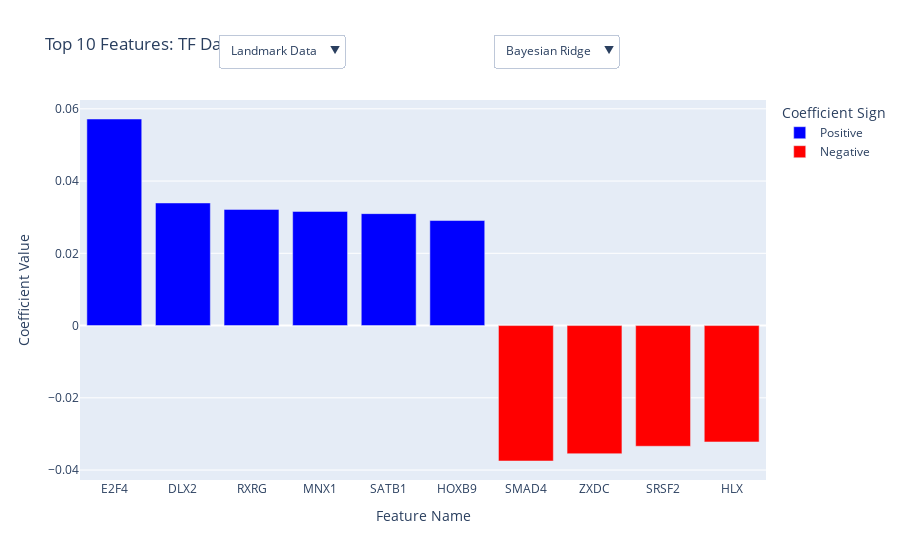

Here is the notebook cell this chart was saved with:
### Markdown cell above
## Baseline Model Training and Evaluation

In this step, we train a series of **linear regression models** on both the **TF Data** and **Gene Data** feature sets to establish baseline performance. This serves as a foundational benchmark for assessing the predictive capability of simpler models before progressing to more complex techniques in later phases.

### 1. **Regression Models**
We evaluate the following linear regression models, each offering unique characteristics to handle different data distributions and complexities:
- **Linear Regression**: A simple baseline for comparison.
- **Ridge Regression**: Adds L2 regularization to handle multicollinearity and prevent overfitting.
- **Lasso Regression**: Adds L1 regularization for feature selection and sparsity.
- **Elastic Net Regression**: Combines L1 and L2 regularization for a balanced approach.
- **Bayesian Ridge Regression**: Incorporates Bayesian inference to capture uncertainty in predictions.
- **Huber Regression**: Robust to outliers in the data.


### 2. **Feature Sets**
We use two datasets to train the models:
- **TF Data**: Features derived from transcriptomics (transcription factor) data.
- **Gene Data**: Features derived from the full gene expression dataset.

The models are trained on the respective training datasets, and their performance is evaluated on the test datasets.

### 3. **Evaluation Metrics**
To comprehensively assess model performance, we calculate the following metrics:
- **R² Score**: Measures the proportion of variance explained by the model.
- **Mean Squared Error (MSE)**: Quantifies the average squared difference between predicted and actual values.
- **Mean Absolute Error (MAE)**: Measures the average absolute difference between predicted and actual values.
- **Pearson Correlation Coefficient**: Assesses the linear relationship between predictions and true values.
- **Weighted Score**: Combines R² and Pearson correlation into a single, weighted metric for better interpretability.

### 4. **Visualization of Results**
We use interactive **Plotly** visualizations to interpret the results and compare model performance:

#### Bar Plots
- **Weighted Score by Model**: Compares the performance of different regression models across both feature sets.
- **Weighted Score by Feature Set**: Highlights how the TF Data and Gene Data compare in terms of predictive performance for each model.

#### Box Plot
- **Weighted Score Distribution**: Visualizes the spread of Weighted Scores for the TF Data and Gene Data feature sets, providing insights into variability and reliability.

### Code Highlights
1. **Training and Evaluation Pipeline**:
   - The `ModelPipeline` class modularizes model training, evaluation, and visualization for better code maintainability.
   - Each model is trained and evaluated with a cross-validation strategy using the configured number of folds (`cv`).

2. **Coefficient Analysis**:
   - We analyze the coefficients of trained models to understand feature importance and their contributions to predictions.

3. **Interactive Visualizations**:
   - Bar and box plots provide an intuitive comparison of model performance across feature sets and models.
   - The use of colors and interactivity enables deeper exploration of results.

---

### Insights from this Step
By comparing the performance of simple regression models, we can:
1. Identify the strengths and limitations of each feature set (TF vs. Gene).
2. Establish a clear baseline against which we can compare more complex models in later phases.
3. Gain an understanding of the most predictive features for tumor viability.

This step concludes the first phase of the project, providing a solid benchmark for future model development and experimentation.

### Code cell
## Train and Evaluate Linear Models
# Define models
models = {
    "Linear": (LinearRegression()),
    "Ridge": (RidgeCV(alphas=[0.01, 0.1, 1.0, 10.0], cv=5)),
    "Lasso": (LassoCV(alphas=[0.01, 0.1, 1.0, 10.0], cv=5)),
    "Elastic Net": (
        ElasticNetCV(l1_ratio=[0.2, 0.4, 0.6, 0.8], alphas=[0.01, 0.1, 1.0, 10.0], cv=5)
    ),
    "Bayesian Ridge": (BayesianRidge()),
    "Huber": (HuberRegressor()),
}

# Define feature sets
feature_sets = {
    "TF Data": (X_tf_train, y_tf_train, X_tf_test, y_tf_test),
    "Landmark Data": (X_landmark_train, y_landmark_train, X_landmark_test, y_landmark_test),
    # "Gene Data": (X_gene_train, y_gene_train, X_gene_test, y_gene_test),
}

weighted_scorer = make_scorer(weighted_score_func, greater_is_better=True)

pipeline = ModelPipeline(models, feature_sets, scoring=weighted_scorer, cv=config["training"]["cv_folds"])
pipeline.train_and_evaluate()
results_df = pipeline.get_results()
pipeline.visualize_coefficients(top_n=10, save_path="../assets/figures/Phase 1/Linear_Model_Coefficients.html")

### Figure 1 — Plotly figure (JSON) as saved in the notebook; plotly's stock layout.template omitted (floating-point values rounded to 4 significant figures)
{"data": [{"marker": {"color": "blue"}, "name": "Positive", "showlegend": true, "type": "bar", "visible": true, "x": ["E2F4", "DLX2", "RXRG", "MNX1", "SATB1", "HOXB9"], "y": [0.05718, 0.03394, 0.03216, 0.0316, 0.03099, 0.02908]}, {"marker": {"color": "red"}, "name": "Negative", "showlegend": true, "type": "bar", "visible": true, "x": ["SMAD4", "ZXDC", "SRSF2", "HLX"], "y": [-0.03749, -0.03547, -0.03341, -0.03222]}, {"marker": {"color": "blue"}, "name": "Positive", "showlegend": true, "type": "bar", "visible": false, "x": ["E2F4", "DLX2", "RXRG", "SATB1", "MNX1"], "y": [0.05449, 0.03132, 0.03026, 0.02963, 0.02887]}, {"marker": {"color": "red"}, "name": "Negative", "showlegend": true, "type": "bar", "visible": false, "x": ["SMAD4", "ZXDC", "SRSF2", "HLX", "NFE2L3"], "y": [-0.03534, -0.03242, -0.03228, -0.03047, -0.02742]}, {"marker": {"color": "blue"}, "name": "Positive", "showlegend": true, "type": "bar", "visible": false, "x": ["E2F4", "HDAC1", "RCOR2", "SATB1", "KMT2B"], "y": [0.04597, 0.0121, 0.008536, 0.008499, 0.006272]}, {"marker": {"color": "red"}, "name": "Negative", "showlegend": true, "type": "bar", "visible": false, "x": ["CREB1", "RB1", "FOXO3", "HBP1", "ZNF382"], "y": [-0.0167, -0.01229, -0.01163, -0.01101, -0.005656]}, {"marker": {"color": "blue"}, "name": "Positive", "showlegend": true, "type": "bar", "visible": false, "x": ["E2F4", "HDAC1", "ESRRG", "HDAC5", "SATB1"], "y": [0.03695, 0.01449, 0.01311, 0.01199, 0.01158]}, {"marker": {"color": "red"}, "name": "Negative", "showlegend": true, "type": "bar", "visible": false, "x": ["CREB1", "ABL1", "PRDM2", "RUNX2", "RB1"], "y": [-0.01721, -0.01207, -0.01151, -0.01069, -0.01062]}, {"marker": {"color": "blue"}, "name": "Positive", "showlegend": true, "type": "bar", "visible": false, "x": ["E2F4", "HDAC1", "SATB1", "HOXB7", "ESRRG", "HDAC5", "PML"], "y": [0.01192, 0.009621, 0.009383, 0.00924, 0.00904, 0.008601, 0.008217]}, {"marker": {"color": "red"}, "name": "Negative", "showlegend": true, "type": "bar", "visible": false, "x": ["CREB1", "PRDM2", "NFE2L3"], "y": [-0.01107, -0.009293, -0.008855]}, {"marker": {"color": "blue"}, "name": "Positive", "showlegend": true, "type": "bar", "visible": false, "x": ["E2F4", "DLX2", "RXRG", "MNX1", "HDAC5"], "y": [0.0351, 0.02445, 0.02161, 0.02053, 0.01866]}, {"marker": {"color": "red"}, "name": "Negative", "showlegend": true, "type": "bar", "visible": false, "x": ["ZXDC", "SMAD4", "NFE2L3", "IRF1", "NEUROD1"], "y": [-0.02496, -0.02253, -0.02113, -0.02111, -0.01869]}, {"marker": {"color": "blue"}, "name": "Positive", "showlegend": true, "type": "bar", "visible": false, "x": ["ACAT2", "CASP3", "BDH1", "EGR1"], "y": [102800000000.0, 29620000000.0, 24850000000.0, 23370000000.0]}, {"marker": {"color": "red"}, "name": "Negative", "showlegend": true, "type": "bar", "visible": false, "x": ["ABL1", "ANXA7", "CD44", "BAD", "EIF4G1", "EPB41L2"], "y": [-122200000000.0, -39740000000.0, -28820000000.0, -23370000000.0, -23150000000.0, -21880000000.0]}, {"marker": {"color": "blue"}, "name": "Positive", "showlegend": true, "type": "bar", "visible": false, "x": ["PMAIP1", "INTS3", "WASHC4", "ARHGEF2"], "y": [0.01512, 0.01461, 0.0143, 0.01347]}, {"marker": {"color": "red"}, "name": "Negative", "showlegend": true, "type": "bar", "visible": false, "x": ["GRWD1", "NOL3", "TMEM97", "TCTN1", "TOMM34", "RAI14"], "y": [-0.02493, -0.01526, -0.01508, -0.01431, -0.01425, -0.01284]}, {"marker": {"color": "blue"}, "name": "Positive", "showlegend": true, "type": "bar", "visible": false, "x": ["SIRT3", "WASHC4", "ABCF3", "CDC42", "INTS3"], "y": [0.01429, 0.01334, 0.01003, 0.009684, 0.008959]}, {"marker": {"color": "red"}, "name": "Negative", "showlegend": true, "type": "bar", "visible": false, "x": ["GRWD1", "TMEM97", "NOL3", "OXCT1", "LRRC41"], "y": [-0.02177, -0.02123, -0.01875, -0.01037, -0.008989]}, {"marker": {"color": "blue"}, "name": "Positive", "showlegend": true, "type": "bar", "visible": false, "x": ["WASHC4", "SIRT3", "INTS3", "ABCF3"], "y": [0.01355, 0.01157, 0.01076, 0.009964]}, {"marker": {"color": "red"}, "name": "Negative", "showlegend": true, "type": "bar", "visible": false, "x": ["GRWD1", "TMEM97", "NOL3", "CISD1", "FKBP4", "OXCT1"], "y": [-0.02458, -0.01896, -0.01583, -0.009553, -0.009474, -0.009306]}, {"marker": {"color": "blue"}, "name": "Positive", "showlegend": true, "type": "bar", "visible": false, "x": ["WASHC4", "PMAIP1", "INTS3", "SIRT3"], "y": [0.01024, 0.009792, 0.008759, 0.008115]}, {"marker": {"color": "red"}, "name": "Negative", "showlegend": true, "type": "bar", "visible": false, "x": ["GRWD1", "TMEM97", "NOL3", "RAI14", "TOMM34", "CISD1"], "y": [-0.0186, -0.01209, -0.01039, -0.009113, -0.008671, -0.008109]}, {"marker": {"color": "blue"}, "name": "Positive", "showlegend": true, "type": "bar", "visible": false, "x": ["WASHC4", "SIRT3", "INTS3", "PMAIP1", "ARHGEF2", "CDKN1A"], "y": [0.01063, 0.01019, 0.009844, 0.00915, 0.008711, 0.008367]}, {"marker": {"color": "red"}, "name": "Negative", "showlegend": true, "type": "bar", "visible": false, "x": ["GRWD1", "RAI14", "NOL3", "TMEM97"], "y": [-0.01295, -0.01196, -0.01064, -0.01018]}], "layout": {"legend": {"title": {"text": "Coefficient Sign"}}, "title": {"text": "Top 10 Features: TF Data - Linear"}, "updatemenus": [{"buttons": [{"args": [{"visible": [false, false, false, false, false, false, false, false, false, false, false, false, false, false, false, false, false, false, false, false, true, true, false, false]}, {"title": "Top 10 Features: Landmark Data - Bayesian Ridge"}], "label": "Landmark Data", "method": "update"}, {"args": [{"visible": [false, false, false, false, false, false, false, false, true, true, false, false, false, false, false, false, false, false, false, false, false, false, false, false]}, {"title": "Top 10 Features: TF Data - Bayesian Ridge"}], "label": "TF Data", "method": "update"}], "direction": "down", "name": "Feature Set", "pad": {"r": 10, "t": 10}, "showactive": true, "x": 0.3, "xanchor": "center", "y": 1.2, "yanchor": "top"}, {"buttons": [{"args": [{"visible": [false, false, false, false, false, false, false, false, true, true, false, false, false, false, false, false, false, false, false, false, false, false, false, false]}, {"title": "Top 10 Features: TF Data - Bayesian Ridge"}], "label": "Bayesian Ridge", "method": "update"}, {"args": [{"visible": [false, false, false, false, false, false, true, true, false, false, false, false, false, false, false, false, false, false, false, false, false, false, false, false]}, {"title": "Top 10 Features: TF Data - Elastic Net"}], "label": "Elastic Net", "method": "update"}, {"args": [{"visible": [false, false, false, false, false, false, false, false, false, false, true, true, false, false, false, false, false, false, false, false, false, false, false, false]}, {"title": "Top 10 Features: TF Data - Huber"}], "label": "Huber", "method": "update"}, {"args": [{"visible": [false, false, false, false, true, true, false, false, false, false, false, false, false, false, false, false, false, false, false, false, false, false, false, false]}, {"title": "Top 10 Features: TF Data - Lasso"}], "label": "Lasso", "method": "update"}, {"args": [{"visible": [true, true, false, false, false, false, false, false, false, false, false, false, false, false, false, false, false, false, false, false, false, false, false, false]}, {"title": "Top 10 Features: TF Data - Linear"}], "label": "Linear", "method": "update"}, {"args": [{"visible": [false, false, true, true, false, false, false, false, false, false, false, false, false, false, false, false, false, false, false, false, false, false, false, false]}, {"title": "Top 10 Features: TF Data - Ridge"}], "label": "Ridge", "method": "update"}], "direction": "down", "name": "Model Type", "pad": {"r": 10, "t": 10}, "showactive": true, "x": 0.7, "xanchor": "center", "y": 1.2, "yanchor": "top"}], "xaxis": {"title": {"text": "Feature Name"}}, "yaxis": {"title": {"text": "Coefficient Value"}}}}
